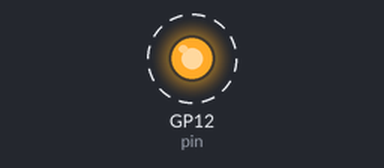
Bench run of a program on a simulated Raspberry Pi Pico running CircuitPython. Parts: output pins drawn as LEDs (lit = HIGH). Dashed ring = blinking. What the program prints to the serial console is not drawn.

Above: at 0.5 s.
Timing chart, 0 to 4.6 s (numbered marks = the images above):
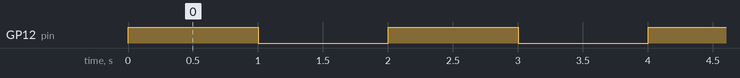

Measured:
- by itself, GP12 (pin): alternates HIGH for 1.0 s and LOW for 1.0 s

The program:

01_digital_output.py
```python
## --------  LED (Digital Output)  ------- ##
#      tested with tinkertanks frisbee      #

import time, board, digitalio

pin = digitalio.DigitalInOut(board.GP12)    	# LED an Pin 12
pin.direction = digitalio.Direction.OUTPUT 		# Pin auf Output setzen

while True:
    pin.value = True
    time.sleep(1)
    print("on")

    pin.value = False
    time.sleep(1)
    print("off")
```
